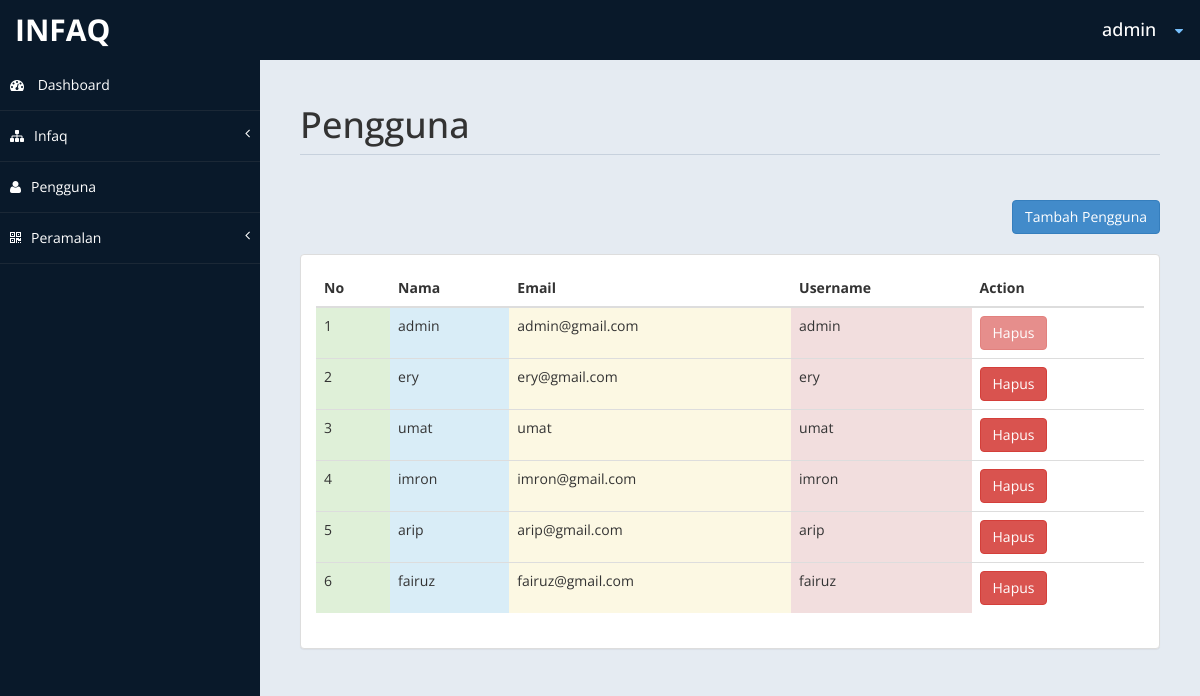
The app's page /admin/pengguna.php (signed in) with its own data.
### tables this page shows
CREATE TABLE `user` (
  `id` int(10) NOT NULL,
  `nama` varchar(50) NOT NULL,
  `email` varchar(20) NOT NULL,
  `username` varchar(50) NOT NULL,
  `password` varchar(50) NOT NULL,
  `level` varchar(10) NOT NULL
);

### admin/pengguna.php (the view, shortened to what this page needs)
<!DOCTYPE html>
<html xmlns="http://www.w3.org/1999/xhtml">
<?php include "include/head.php" ?>
<body>
    <div id="wrapper">
        <?php include "include/nav.php" ?>
        <?php include "include/navigation.php" ?>
        <div id="page-wrapper" >
            <div id="page-inner">
             <div class="row">
                    <div class="col-md-12">
                        <h1 class="page-header" >
                            Pengguna<small></small>
                        </h1>
                    </div>
                </div>
            <div style="float:right; margin-bottom:20px">
            <a href="#tambahPengguna" data-toggle="modal"><button class="btn btn-primary">Tambah Pengguna</button></a>
            </div>
            <div class="row">
                <div class="col-md-12">
                    <div class="panel panel-default">
                        <div class="panel-body">
                            <div class="table-responsive">
                                <table class="table">
                                    <thead>
                                         <tr>
                                            <th>No</th>
                                            <th>Nama</th>
                                            <th>Email</th>
                                            <th>Username</th>
                                            <th>Action</th>
                                        </tr>
                                    </thead>
                                    <tbody>
                                    <?php
                                    include "../include/koneksi.php";
                                    $query = mysqli_query($connection, "SELECT * FROM user");
                                    foreach ($query as $key => $value) : ?>
                                        <tr class="odd gradeX">
                                            <td class="success"><?php echo $key + 1  ?></td>
                                            <td class="info"><?php echo $value['nama'] ?></td>
                                            <td class="warning"><?php echo $value['email'] ?></td>
                                            <td class="center danger"><?php echo $value['username'] ?></td>
                                            <?php if ($value['level'] == 'admin') : ?>
                                            <td class="center">
                                                <button class="btn btn-danger" disabled>Hapus</button>
                                            </td>
                                            <?php endif ?>
                                            <?php if ($value['level'] == 'user') : ?>
                                            <td class="center">
                                                <a href="../auth/user.php?hapus=<?php echo $value['id'];?>"><button class="btn btn-danger">Hapus</button></a>
                                            </td>
                                            <?php endif ?>
                                        </tr>
                                     <?php endforeach ?>
                                    </tbody>
                                </table>
                            </div>
                        </div>
                    </div>
                </div>
            </div>
        </div>
    </div>
    </div>
</body>
</html>

### admin/assets/css/custom-styles.css (style rules this page uses)
body { font-family: 'Open Sans', sans-serif; }
#wrapper { width: 100%; background:#09192A; }
#page-wrapper { padding: 15px 15px; min-height: 600px; background:#E5EBF2; }
#page-inner { width:100%; margin:10px 20px 10px 0px; background-color:transparent; padding:10px; min-height:1200px; }
h1, .h1, h2, .h2, h3, .h3 { margin-top: 7px; margin-bottom: -5px; }
.page-header { padding-bottom: 9px; margin: 10px 0 45px; border-bottom: 1px solid #C7D1DD; }
@media (min-width:768px) { #page-wrapper { margin: 0 0 0 260px; padding: 15px 30px; min-height: 1200px; } }

### records on screen
user: nama "admin", email "admin@gmail.com", username "admin", level "Hapus"
user: nama "ery", email "ery@gmail.com", username "ery"
user: nama "umat", email "umat", username "umat"
user: nama "imron", email "imron@gmail.com", username "imron"
user: nama "arip", email "arip@gmail.com", username "arip"
user: nama "fairuz", email "fairuz@gmail.com", username "fairuz"

### other values on screen
$_SESSION['nama'] "admin"
